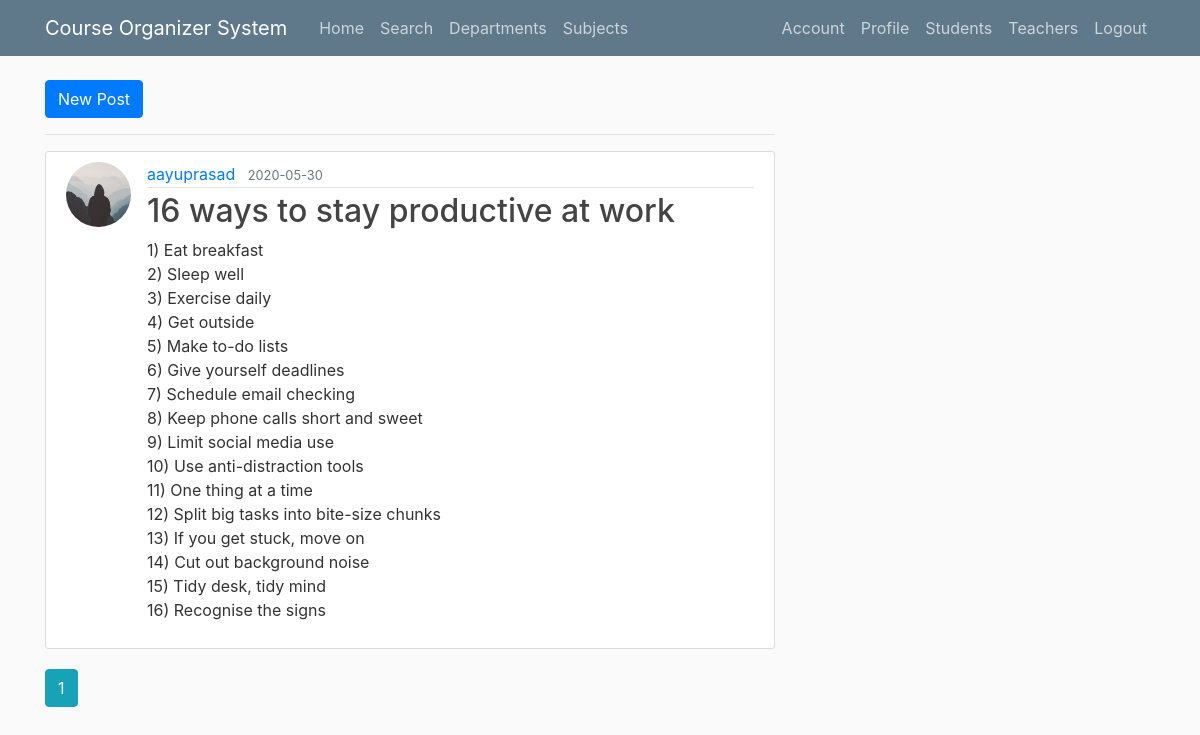
The app's page /home (signed in) with its own data.
### cos/models.py (models this page shows, shortened)
class Post(db.Model):
    id = db.Column(db.Integer, primary_key=True)
    title = db.Column(db.String(100), nullable=False)
    date_posted = db.Column(db.DateTime, nullable=False,
                            default=datetime.utcnow)
    content = db.Column(db.Text, nullable=False)
    user_id = db.Column(db.Integer, db.ForeignKey('user.id'), nullable=False)

class User(db.Model, UserMixin):
    id = db.Column(db.Integer, primary_key=True)
    username = db.Column(db.String(20), unique=True, nullable=False)
    first_name = db.Column(db.String(20), nullable=False)
    last_name = db.Column(db.String(20), nullable=True)
    email = db.Column(db.String(120), unique=True, nullable=False)
    image_file = db.Column(db.String(20), nullable=False,
                           default='default.jpg')
    password = db.Column(db.String(60), nullable=False)
    posts = db.relationship('Post', backref='author', lazy=True)
    subjects = db.relationship('Subject', backref='student', lazy=True)
    reviews = db.relationship('Review', backref='reviewer', lazy=True)
    department_id = db.Column(
        db.Integer, db.ForeignKey('department.id'), nullable=True)
    rollno = db.Column(db.String(10), nullable=True)
    title = db.Column(db.String(10), nullable=False)
    followed = db.relationship('User',
                               secondary=followers,
                               primaryjoin=(followers.c.follower_id == id),
                               secondaryjoin=(followers.c.followed_id == id),
                               backref=db.backref('followers', lazy='dynamic'),
                               lazy='dynamic')

### cos/routes.py (the view)
@app.route("/")
@app.route("/home")
def home():
    page = request.args.get('page', 1, type=int)
    posts = Post.query.order_by(
        Post.date_posted.desc()).paginate(page=page, per_page=5)
    return render_template('home.html', posts=posts)

### cos/models.py (called while the page is built)
@login_manager.user_loader
def load_user(user_id):
    return User.query.get(int(user_id))

### cos/templates/home.html
{% extends "layout.html" %}
{% block content %}
    {% if current_user.is_authenticated %}
     <a href="{{ url_for('new_post') }}"><button type="button" class="btn btn-primary" >New Post</button></a>
    <hr>
    {% endif %}
    {% for post in posts.items %}
        <article class="media content-section">
          <img class="rounded-circle article-img" src="{{ url_for('static', filename='profile_pics/' + post.author.image_file) }}">
          <div class="media-body">
            <div class="article-metadata">
              <a class="mr-2" href="{{ url_for('user_posts', username=post.author.username) }}">{{ post.author.username }}</a>
              <small class="text-muted">{{ post.date_posted.strftime('%Y-%m-%d') }}</small>
            </div>
            <h2><a class="article-title" href="{{ url_for('post', post_id=post.id) }}">{{ post.title }}</a></h2>
            <p class="article-content">{{ post.content }}</p>
          </div>
        </article>
    {% endfor %}
    {% for page_num in posts.iter_pages(left_edge=1, right_edge=1, left_current=1, right_current=2) %}
      {% if page_num %}
        {% if posts.page == page_num %}
          <a class="btn btn-info mb-4" href="{{ url_for('home', page=page_num) }}">{{ page_num }}</a>
        {% else %}
          <a class="btn btn-outline-info mb-4" href="{{ url_for('home', page=page_num) }}">{{ page_num }}</a>
        {% endif %}
      {% else %}
        ...
      {% endif %}
    {% endfor %}
{% endblock content %}

### cos/static/main.css (style rules this page uses)
body { background: #fafafa; color: #333333; margin-top: 5rem; }
h1, h2, h3, h4, h5, h6 { color: #444444; }
.content-section { background: #ffffff; padding: 10px 20px; border: 1px solid #dddddd; border-radius: 3px; margin-bottom: 20px; }
.article-title { color: #444444; }
.article-content { white-space: pre-line; }
.article-img { height: 65px; width: 65px; margin-right: 16px; }
.article-metadata { padding-bottom: 1px; margin-bottom: 4px; border-bottom: 1px solid #e3e3e3 }

### records on screen
Post: image_file (placeholder picture), author.username "aayuprasad", date_posted "2020-05-30", title "16 ways to stay productive at work", content "1) Eat breakfast 2) Sleep well 3) Exercise daily 4) Get outside 5) Make to-do lists 6) Give yourself deadlines 7) Schedule email checking 8) Keep phone calls short and sweet 9) Limit social media use 10) Use anti-distraction tools 11) One thing at a time 12) Split big tasks into bite-size chunks 13) If you get stuck, move on 14) Cut out background noise 15) Tidy desk, tidy mind 16) Recognise the signs"

### other values on screen
{{ page_num }} "1"
